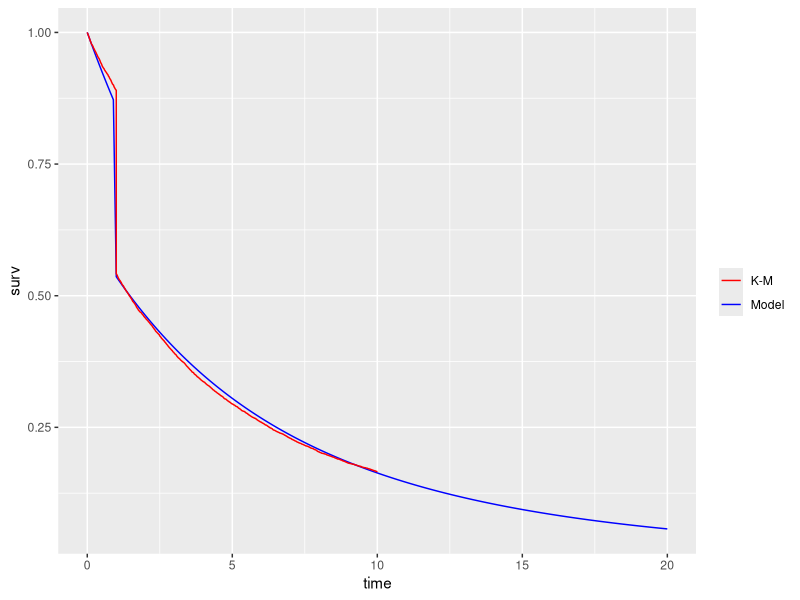

This chart was generated by the following R code:
library(survival)
library(ggplot2)

#Data simulation

N = 10000;
r = 2;
alpha = 10;
p = 0.35;
#censoring point > 1 (uniform for all subjects)
C=10;

#Inverse-CDF method to simulate from Lomax distribution with uniform censoring
rlomax_cen <- function(N, r, alpha, C) {
  
  f = runif(N);
  
  X = -alpha*( -1 + (1-f)**(1/r))*(1-f)**(-1/r) ; 
  
  X[which(X>=C)]=C;
  
  return ( X );
  
}

D = rbinom(N, 1, p);
t = (D==1)+(D==0)*rlomax_cen(N,r,alpha,C);

#Make a data frame for Kaplan-Meier
for_km <- data.frame( time = t,
                      status = (t<C) ) ;

#The following two columns are from a Kaplan-Meier dataframe, which can come from user's dataframe
#IMPORTANT: 
#if your "time" or "t" is recorded in days, you should normalize it to month by dividing by 28
#if your "time" or "t" is recorded in weeks, you should normalize it to month by dividing by 4
#if your "time" or "t" is recorded in years, you should normalize it to month by multiplying it by 12
t_uncen<-for_km$t[which(for_km$t<C)];
t_cen<-for_km$t[which(for_km$t>=C)];

#Create a logsumexp function to avoid computation error
logsumexp <- function (a,b) {
  
  c = pmax(a,b);
  return (c + log(exp(a-c)+exp(b-c))) ;
  
}

###Lomax + 1-inflated likelihood function
lomax_1f <- function(par,uncen,cen) {
  
  r=par[1];
  alpha=par[2]
  p=par[3];
  
  I0=which(uncen<=1);
  I1=which(uncen>1);
  
  #if uncen > 1  
  LL1=log(1-p)+log(r)-log(alpha)+(r+1)*log(alpha/(alpha+uncen[I1]));
  
  #if uncen <= 1  
  LL2=logsumexp(rep(log(p),length(I0)),
                log(1-p)+log(r)-log(alpha)+(r+1)*log(alpha/(alpha+uncen[I0])));
  
  #if cen  
  LL_cen = r*log(alpha/(alpha+cen)) + log(1-p);
  
  return (-sum(LL1)-sum(LL2)-sum(LL_cen));
}


solution=optim(par=c(1,1,.5),fn=lomax_1f,
               uncen=t_uncen, cen=t_cen,
               method="L-BFGS-B",
               lower=c(1e-5,1e-5,1e-5), upper=c(Inf,Inf,.999))


###Lomax + 1-inflated survival function
lomax1f_surv <- function(par,t) {
  
  r=par[1];
  alpha=par[2];
  p=par[3];
  
  cdf=t;
  surv=t;
  
  for (i in (1:length(t)) ) {
    
    if (t[i]>=1) {
      cdf[i] = 1-(1-p)*(alpha/(alpha+t[i]))^r;
      surv[i] = 1 - cdf[i];
    }
    else {
      cdf[i] = 1-(alpha/(alpha+t[i]))^r;
      surv[i] = 1-cdf[i];
    }
  }
  
  return ( data.frame(time=t,
                      surv=surv) );
  
}

lomax1f_df<-lomax1f_surv(solution$par,c(seq(0, 20, by = .1)))

#Kaplan-Meier curve
fit.km = survfit( Surv(for_km$time, for_km$status) ~ 1, conf.int=F)
km_df <- data.frame(fit.km$time,fit.km$surv)

#Plot them side by side
ggplot() + 
  geom_line(data = lomax1f_df, aes( x=time, y=surv, color = "Model")) +
  geom_line(data = km_df, aes( x=fit.km.time, y=fit.km.surv, color = "K-M")) + 
  scale_color_manual(name = "", 
                     values = c("Model"="blue", "K-M" = "red"))
#see the png file in repository

####Final Remark
#Simulation also reveals parameter recovery is less precise than one hopes. But this does not seem to affect the model fitting to the data.

